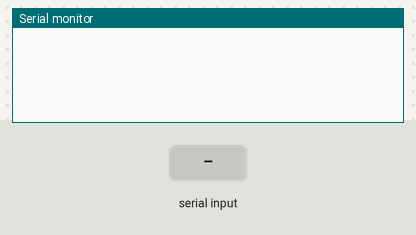
The sketch below on a simulated Arduino Uno, built with avr-gcc and run on an emulated ATmega328P. Parts: the last lines printed to the serial monitor. The inputs (shaded band) are chosen by the test bench.

Above: at 1.2 s.
1.3 s: "0" received over Serial
At 2.5 s:
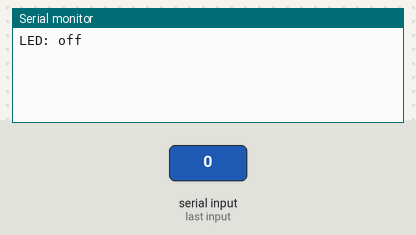
2.8 s: "1" received over Serial
At 3.7 s:
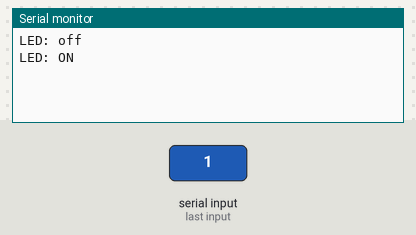

Measured:
- after the input at 1.3 s, the serial monitor: prints a new line at once (image 1)
- after the input at 2.8 s, the serial monitor: prints a new line at once (image 2)

The sketch:

Bluetooth.ino
```cpp
int motorPin1 = 13;

int state;
int flag=0;        //makes sure that the serial only prints once the state

void setup() {


    Serial.begin(9600);
}

void loop() {
    //if some date is sent, reads it and saves in state
    if(Serial.available() > 0){
      state = Serial.read();
      flag=0;
    }
    // if the state is '0' the DC motor will turn off
    if (state == '0') {
        digitalWrite(motorPin1, LOW);

        if(flag == 0){
          Serial.println("LED: off");
          flag=1;
        }
    }
    // if the state is '1' the motor will turn right
    else if (state == '1') {
        digitalWrite(motorPin1, HIGH); // set pin 2 on L293D low
        if(flag == 0){
          Serial.println("LED: ON");
          flag=1;
        }
    }
    }
```
